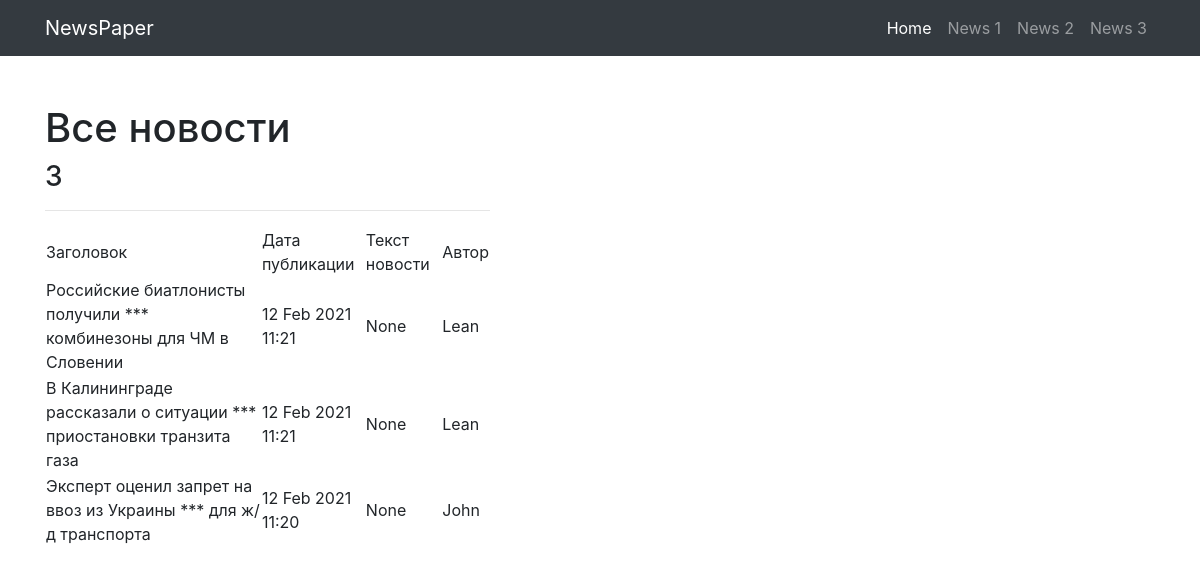
Page /news/ on the committed database.
### news/models.py (models this page shows, shortened)
class Post(models.Model):
    ARTICLE = '1'
    NEWS = '2'
    CHOICE = (
        (ARTICLE, 'Article'),
        (NEWS, 'News'),
    )
    article_or_news = models.CharField('поле с выбором - статья или новость',
                                       max_length=1, choices=CHOICE,
                                       default=ARTICLE)
    date_of_creation_post = models.DateTimeField('дата и время создания', auto_now_add=True)
    header = models.CharField('заголовок статьи или новости', max_length=200)
    post_text = models.TextField('текст статьи или новости')
    post_rating = models.IntegerField('рейтинг статьи или новости', default=0)
    category = models.ManyToManyField(Category, through='PostCategory', null=True, blank=True)
    author = models.ForeignKey(Author, on_delete=models.CASCADE)

class Author(models.Model):
    rating_author = models.IntegerField('рейтинг пользователя', default=0)
    author = models.OneToOneField(User, on_delete=models.CASCADE)

### news/views.py (the view)
# urls.py: path('', PostsList.as_view()),
class PostsList(ListView):
    model = Post
    template_name = 'posts.html'
    context_object_name = 'posts'
    queryset = Post.objects.order_by('-id')

### news/templatetags/Censor.py (called while the page is built)
@register.filter(name='censor')
def censor(value, arg):
    for word in profanity_list:
        if word.lower() in value.lower():
            return value.replace(word, arg)

### templates/posts.html (shortened to what this page needs)
{% extends 'flatpages/default.html' %}
{% load Censor %}
{% block content %}
<h1>Все новости</h1>
<h3>{{posts |length}}</h3>
<hr>
    {% if posts %}
         <table>
            <tr>
                <td>
                    Заголовок
                </td>
                <td>
                    Дата публикации
                </td>
                <td>
                    Текст новости
                </td>
                <td>
                    Автор
                </td>
            </tr>
    {% for post in posts %}
        <tr>
            <td>
                {{ post.header |censor:'***' }}
            </td>
            <td>
                {{post.date_of_creation_post |date:'d M Y H:i'}}
            </td>
            <td>
                {% if post.article_or_news == '1' %}
                    {{ post.post_text |censor:'***'|truncatechars:50  }}
                {% else %}
                    {{ post.post_text |censor:'***'}}
                {% endif %}
            </td>
            <td>
                {{ post.author.author }}
            </td>
        </tr>
    {% endfor %}
        </table>
    {% else %}
        <h2>Новостей нет!</h2>
    {% endif %}
{% endblock content %}

### static/css/small-business.css (style rules this page uses)
body { padding-top: 56px; }

### rows in the picture
Post: header|censor "Российские биатлонисты получили *** комбинезоны для ЧМ в Словении", date_of_creation_post "12 Feb 2021 11:21", post_text|censor "None", author.author "Lean"
Post: header|censor "В Калининграде рассказали о ситуации *** приостановки транзита газа", date_of_creation_post "12 Feb 2021 11:21", post_text|censor "None", author.author "Lean"
Post: header|censor "Эксперт оценил запрет на ввоз из Украины *** для ж/д транспорта", date_of_creation_post "12 Feb 2021 11:20", post_text|censor "None", author.author "John"

### other values in the picture
{{ posts |length }} "3"
